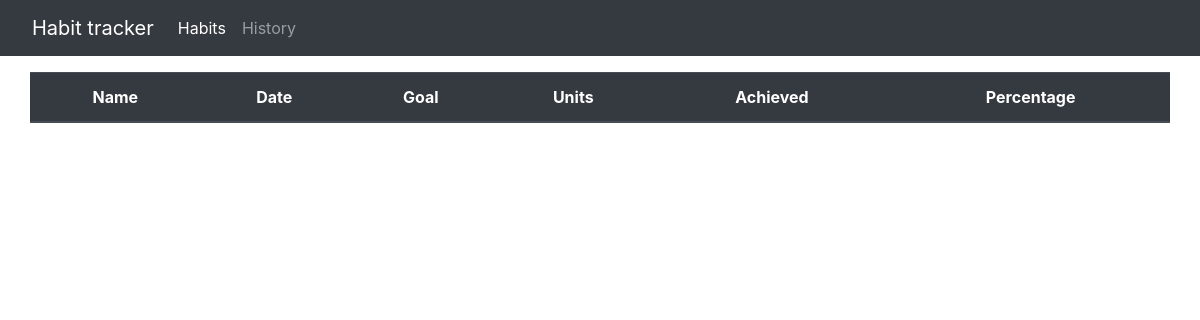
Before: /history with the older database file.
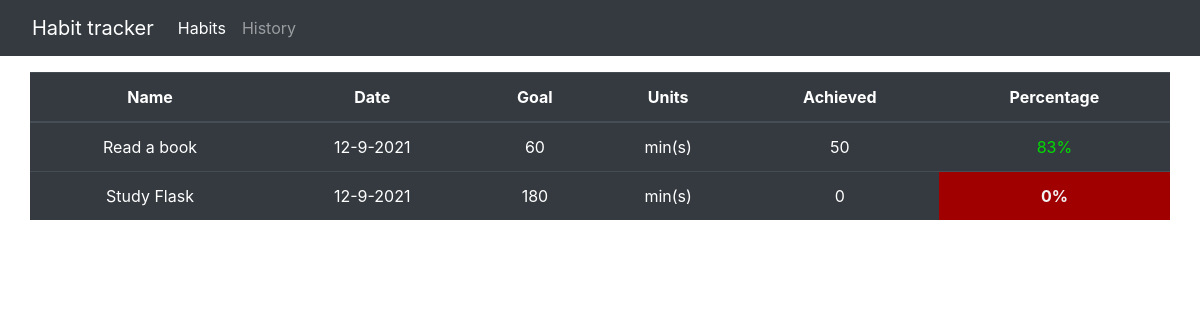
After: the same page with the newer database file.
### habit_tracker/models.py (models this page shows, shortened)
class HabitHistory(db.Model):
    id = db.Column(db.Integer(), primary_key=True)
    name = db.Column(db.String(length=40), unique=False, nullable=False)
    date = db.Column(DateTime(timezone=True), server_default=func.now())
    goal = db.Column(db.Integer(), unique=False, nullable=False)
    units = db.Column(db.String(length=20), unique=False, nullable=False)
    achieved = db.Column(db.Integer(), unique=False, nullable=False)
    habit_obj_id = db.Column(db.Integer(), db.ForeignKey("habit.id"))
    @property
    def local_timezone_date(self):
        local_datetime = self.date.replace(tzinfo=tz.tzutc())
        local_datetime = local_datetime.astimezone(tz.tzlocal())
        return local_datetime
    @property
    def local_timezone_day(self):
        return f"{self.local_timezone_date.month}-{self.local_timezone_date.day}-{self.local_timezone_date.year}"
    @property
    def percentage_achieved(self):
        return int((self.achieved / self.goal) * 100)

### habit_tracker/routes.py (the view)
@main.route("/history")
def history_page():
    if request.method == "GET":
        habits_history = HabitHistory.query.all()
        return render_template("history.html", habits_history=habits_history)

### habit_tracker/templates/history.html (shortened to what this page needs)
{% extends "base.html" %}
{% block content %}
    <div class="container" style="margin-top: 1rem;">
        <div class="row flex-fill">
            <table class="table table-hover table-dark text-center">
                <thead>
                    <tr>
                        <th scope="col">Name</th>
                        <th scope="col">Date</th>
                        <th scope="col">Goal</th>
                        <th scope="col">Units</th>
                        <th scope="col">Achieved</th>
                        <th scope="col">Percentage</th>
                    </tr>
                </thead>
                <tbody>
                    {% for habit_record in habits_history %}
                        <tr>
                            <td>{{ habit_record.name }}</td>
                            <td>{{ habit_record.local_timezone_day }}</td>
                            <td>{{ habit_record.goal }}</td>
                            <td>{{ habit_record.units }}</td>
                            <td>{{ habit_record.achieved }}</td>
                            {% if habit_record.percentage_achieved <= 10 %}
                                <td style="color: #f2f2f2; font-weight: bold; background-color: rgb(160, 0, 0);">{{ habit_record.percentage_achieved }}%</td>
                            {% elif habit_record.percentage_achieved <= 30 %}
                                <td style="color: rgb(220, 0, 0)">{{ habit_record.percentage_achieved }}%</td>
                            {% elif habit_record.percentage_achieved <= 60 %}
                                <td style="color: rgb(220, 220, 0)">{{ habit_record.percentage_achieved }}%</td>
                                {% elif habit_record.percentage_achieved <= 90 %}
                                <td style="color: rgb(0, 220, 0)">{{ habit_record.percentage_achieved }}%</td>
                            {% elif habit_record.percentage_achieved <= 100 %}
                                <td style="color: #f2f2f2; font-weight: bold; background-color: rgb(0, 160, 0);">{{ habit_record.percentage_achieved }}%</td>
                            {% endif %}
                        </tr>
                    {% endfor %}
                </tbody>
            </table>
        </div>
    </div>
{% endblock %}

### habit_tracker/templates/base.html (shortened to what this page needs)
<!DOCTYPE html>
<html lang="en">
<head>
    <link href="https://stackpath.bootstrapcdn.com/bootstrap/4.3.1/css/bootstrap.min.css" rel="stylesheet">
</head>
<body>
    <nav class="navbar navbar-expand-md navbar-dark bg-dark">
        <a class="navbar-brand" style="margin-left: 1rem;" href="{{ url_for('main.habits_page') }}">Habit tracker</a>
        <div class="collapse navbar-collapse" id="navbarNav">
            <ul class="navbar-nav mr-auto">
                <li class="nav-item">
                    <a class="nav-link active" href="{{ url_for('main.habits_page') }}">Habits</a>
                </li>
                <li class="nav-item">
                    <a class="nav-link" href="{{ url_for('main.history_page') }}">History</a>
                </li>
            </ul>
        </div>
    </nav>
    {% block content%}
    {% endblock %}
</body>
</html>

Changed rows visible on the page:
added HabitHistory: name "Read a book", local_timezone_day "12-9-2021", goal "60", units "min(s)", achieved "50", percentage_achieved "83"
added HabitHistory: name "Study Flask", local_timezone_day "12-9-2021", goal "180", units "min(s)", achieved "0", percentage_achieved "0"
